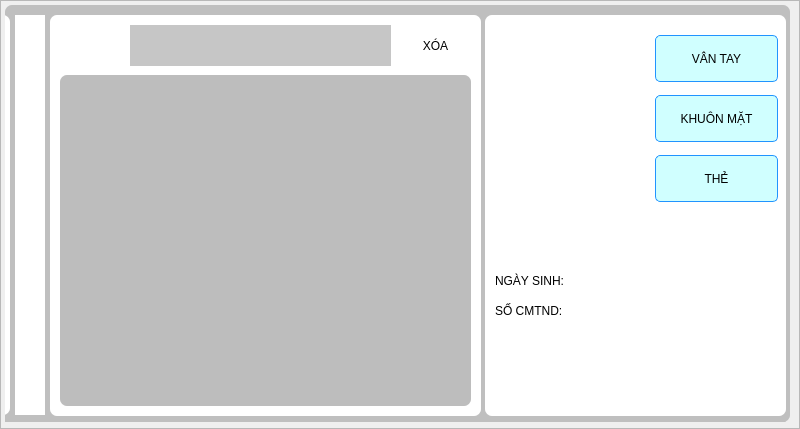
<?xml version="1.0" encoding="UTF-8"?>
<ui version="4.0">
 <class>Frame</class>
 <widget class="QFrame" name="Frame">
  <property name="geometry">
   <rect>
    <x>0</x>
    <y>0</y>
    <width>800</width>
    <height>429</height>
   </rect>
  </property>
  <property name="windowTitle">
   <string>Frame</string>
  </property>
  <property name="frameShape">
   <enum>QFrame::StyledPanel</enum>
  </property>
  <property name="frameShadow">
   <enum>QFrame::Raised</enum>
  </property>
  <widget class="QFrame" name="frame">
   <property name="geometry">
    <rect>
     <x>5</x>
     <y>5</y>
     <width>785</width>
     <height>417</height>
    </rect>
   </property>
   <property name="styleSheet">
    <string notr="true">background-color: rgb(191, 191, 191);
border-radius:7px</string>
   </property>
   <property name="frameShape">
    <enum>QFrame::StyledPanel</enum>
   </property>
   <property name="frameShadow">
    <enum>QFrame::Raised</enum>
   </property>
   <widget class="QFrame" name="frame_forScroll">
    <property name="geometry">
     <rect>
      <x>-240</x>
      <y>10</y>
      <width>1021</width>
      <height>411</height>
     </rect>
    </property>
    <property name="frameShape">
     <enum>QFrame::StyledPanel</enum>
    </property>
    <property name="frameShadow">
     <enum>QFrame::Raised</enum>
    </property>
    <widget class="QPushButton" name="pushButton_hideOrShowListCourse">
     <property name="geometry">
      <rect>
       <x>250</x>
       <y>0</y>
       <width>30</width>
       <height>400</height>
      </rect>
     </property>
     <property name="styleSheet">
      <string notr="true">background-color: rgb(255, 255, 255);
border-radius:0px</string>
     </property>
     <property name="text">
      <string/>
     </property>
     <property name="iconSize">
      <size>
       <width>28</width>
       <height>28</height>
      </size>
     </property>
    </widget>
    <widget class="QFrame" name="frame_containListStudent">
     <property name="geometry">
      <rect>
       <x>285</x>
       <y>0</y>
       <width>431</width>
       <height>401</height>
      </rect>
     </property>
     <property name="styleSheet">
      <string notr="true">background-color: rgb(255, 255, 255);</string>
     </property>
     <property name="frameShape">
      <enum>QFrame::StyledPanel</enum>
     </property>
     <property name="frameShadow">
      <enum>QFrame::Raised</enum>
     </property>
     <widget class="QTableWidget" name="tableWidget_forShowListStudent">
      <property name="geometry">
       <rect>
        <x>10</x>
        <y>60</y>
        <width>411</width>
        <height>331</height>
       </rect>
      </property>
      <property name="styleSheet">
       <string notr="true">background-color: rgb(189, 189, 189);</string>
      </property>
      <property name="sizeAdjustPolicy">
       <enum>QAbstractScrollArea::AdjustToContents</enum>
      </property>
      <property name="dragEnabled">
       <bool>false</bool>
      </property>
      <property name="alternatingRowColors">
       <bool>true</bool>
      </property>
      <property name="selectionMode">
       <enum>QAbstractItemView::SingleSelection</enum>
      </property>
      <property name="selectionBehavior">
       <enum>QAbstractItemView::SelectRows</enum>
      </property>
      <property name="showGrid">
       <bool>false</bool>
      </property>
      <property name="cornerButtonEnabled">
       <bool>false</bool>
      </property>
      <attribute name="verticalHeaderDefaultSectionSize">
       <number>30</number>
      </attribute>
      <attribute name="verticalHeaderMinimumSectionSize">
       <number>25</number>
      </attribute>
     </widget>
     <widget class="QTextEdit" name="textEdit_inputTextForSearch">
      <property name="geometry">
       <rect>
        <x>80</x>
        <y>10</y>
        <width>261</width>
        <height>41</height>
       </rect>
      </property>
      <property name="styleSheet">
       <string notr="true">background-color: rgb(198, 198, 198);
border-color: rgb(0, 0, 0);
border-radius:0px;
border-width:2px;</string>
      </property>
     </widget>
     <widget class="QLabel" name="label_showIconSearch">
      <property name="geometry">
       <rect>
        <x>20</x>
        <y>10</y>
        <width>51</width>
        <height>41</height>
       </rect>
      </property>
      <property name="styleSheet">
       <string notr="true"/>
      </property>
      <property name="text">
       <string/>
      </property>
      <property name="pixmap">
       <pixmap>../../icon/iconSearch.png</pixmap>
      </property>
     </widget>
     <widget class="QPushButton" name="pushButton">
      <property name="geometry">
       <rect>
        <x>350</x>
        <y>10</y>
        <width>71</width>
        <height>41</height>
       </rect>
      </property>
      <property name="text">
       <string>XÓA</string>
      </property>
     </widget>
    </widget>
    <widget class="QFrame" name="frame_3">
     <property name="geometry">
      <rect>
       <x>720</x>
       <y>0</y>
       <width>301</width>
       <height>401</height>
      </rect>
     </property>
     <property name="styleSheet">
      <string notr="true">background-color: rgb(255, 255, 255);</string>
     </property>
     <property name="frameShape">
      <enum>QFrame::StyledPanel</enum>
     </property>
     <property name="frameShadow">
      <enum>QFrame::Raised</enum>
     </property>
     <widget class="QLabel" name="label_studentImageudentImage">
      <property name="geometry">
       <rect>
        <x>20</x>
        <y>30</y>
        <width>141</width>
        <height>181</height>
       </rect>
      </property>
      <property name="text">
       <string/>
      </property>
      <property name="pixmap">
       <pixmap>../../icon/noCamera.png</pixmap>
      </property>
     </widget>
     <widget class="QLabel" name="label_3">
      <property name="geometry">
       <rect>
        <x>10</x>
        <y>250</y>
        <width>101</width>
        <height>31</height>
       </rect>
      </property>
      <property name="text">
       <string>NGÀY SINH: </string>
      </property>
     </widget>
     <widget class="QLabel" name="label_4">
      <property name="geometry">
       <rect>
        <x>10</x>
        <y>280</y>
        <width>101</width>
        <height>31</height>
       </rect>
      </property>
      <property name="text">
       <string>SỐ CMTND:</string>
      </property>
     </widget>
     <widget class="QLabel" name="label_dateOfBird">
      <property name="geometry">
       <rect>
        <x>120</x>
        <y>250</y>
        <width>171</width>
        <height>31</height>
       </rect>
      </property>
      <property name="text">
       <string/>
      </property>
     </widget>
     <widget class="QLabel" name="label_identNumber">
      <property name="geometry">
       <rect>
        <x>120</x>
        <y>280</y>
        <width>171</width>
        <height>31</height>
       </rect>
      </property>
      <property name="text">
       <string/>
      </property>
     </widget>
     <widget class="QPushButton" name="pushButton_addFGP">
      <property name="geometry">
       <rect>
        <x>170</x>
        <y>20</y>
        <width>123</width>
        <height>47</height>
       </rect>
      </property>
      <property name="styleSheet">
       <string notr="true">background-color: rgba(85, 255, 255, 70);
font: 75 bold 12pt &quot;Ubuntu&quot;;
border-radius:5px;
border-color:rgb(33, 148, 255);
border-width:1px;
border-style:solid;</string>
      </property>
      <property name="text">
       <string>VÂN TAY</string>
      </property>
     </widget>
     <widget class="QPushButton" name="pushButton_addFace">
      <property name="geometry">
       <rect>
        <x>170</x>
        <y>80</y>
        <width>123</width>
        <height>47</height>
       </rect>
      </property>
      <property name="styleSheet">
       <string notr="true">background-color: rgba(85, 255, 255, 70);
font: 75 bold 12pt &quot;Ubuntu&quot;;
border-radius:5px;
border-color:rgb(33, 148, 255);
border-width:1px;
border-style:solid;</string>
      </property>
      <property name="text">
       <string>KHUÔN MẶT</string>
      </property>
     </widget>
     <widget class="QPushButton" name="pushButton_addCard">
      <property name="geometry">
       <rect>
        <x>170</x>
        <y>140</y>
        <width>123</width>
        <height>47</height>
       </rect>
      </property>
      <property name="styleSheet">
       <string notr="true">background-color: rgba(85, 255, 255, 70);
font: 75 bold 12pt &quot;Ubuntu&quot;;
border-radius:5px;
border-color:rgb(33, 148, 255);
border-width:1px;
border-style:solid;</string>
      </property>
      <property name="text">
       <string>THẺ</string>
      </property>
     </widget>
    </widget>
    <widget class="QFrame" name="frame_containListCourse">
     <property name="geometry">
      <rect>
       <x>15</x>
       <y>0</y>
       <width>230</width>
       <height>400</height>
      </rect>
     </property>
     <property name="styleSheet">
      <string notr="true">background-color: rgb(255, 255, 255);</string>
     </property>
     <property name="frameShape">
      <enum>QFrame::StyledPanel</enum>
     </property>
     <property name="frameShadow">
      <enum>QFrame::Raised</enum>
     </property>
     <widget class="QListWidget" name="listView_showListCourse">
      <property name="geometry">
       <rect>
        <x>10</x>
        <y>60</y>
        <width>211</width>
        <height>331</height>
       </rect>
      </property>
      <property name="styleSheet">
       <string notr="true">background-color: rgb(202, 202, 202);</string>
      </property>
      <property name="alternatingRowColors">
       <bool>true</bool>
      </property>
      <property name="viewMode">
       <enum>QListView::ListMode</enum>
      </property>
     </widget>
     <widget class="QLabel" name="label">
      <property name="geometry">
       <rect>
        <x>10</x>
        <y>10</y>
        <width>201</width>
        <height>41</height>
       </rect>
      </property>
      <property name="styleSheet">
       <string notr="true">font: 75 bold 11pt &quot;Ubuntu&quot;;</string>
      </property>
      <property name="text">
       <string>CHỌN MỘT KHÓA HỌC</string>
      </property>
      <property name="alignment">
       <set>Qt::AlignCenter</set>
      </property>
     </widget>
    </widget>
   </widget>
  </widget>
 </widget>
 <resources/>
 <connections/>
</ui>
